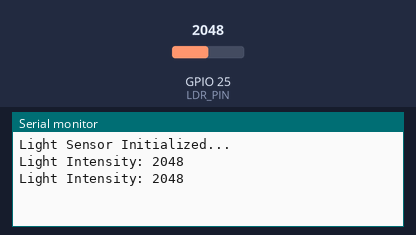
The sketch below on a simulated ESP32. On the bench: the last lines printed to the serial monitor. Inputs (shaded band) come from the test bench; at power-on: GPIO 25 (LDR_PIN) = 2048.

Above: at 1.8 s.
1.9 s: GPIO 25 (LDR_PIN) set to 2866
At 2.8 s:
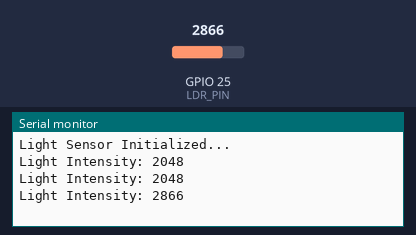
3.4 s: GPIO 25 (LDR_PIN) set to 3603
At 4.8 s:
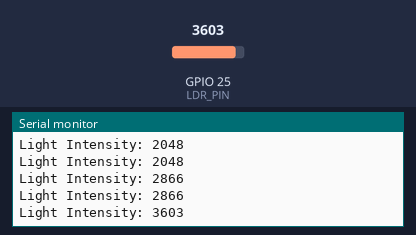
Timing chart, 0 to 6.4 s (numbered marks = the images above; inputs shaded):
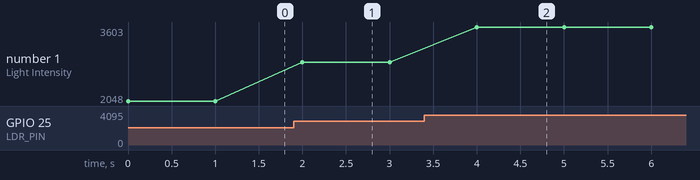

The sketch:

LIGHT.ino
```cpp
#define LDR_PIN 25  // Connect LDR to GPIO34 (Any ADC pin)

void setup() {
    Serial.begin(115200);
    Serial.println("Light Sensor Initialized...");
    pinMode(LDR_PIN, INPUT);
}

void loop() {
    int lightValue = analogRead(LDR_PIN);  // Read analog value from LDR
    Serial.print("Light Intensity: ");
    Serial.println(lightValue);  // Print the value - 4000 is dark, 100 is light

    delay(1000);  // Wait 1 second before next reading
}
```

Measured:
- after the input at 1.9 s, the serial monitor: prints a new line after 0.10 s (image 1)
- after the input at 3.4 s, the serial monitor: prints a new line after 0.60 s (image 2)
- plotted number 1: 2048 → 2866 after the input at 1.9 s, 2866 → 3603 after the input at 3.4 s
